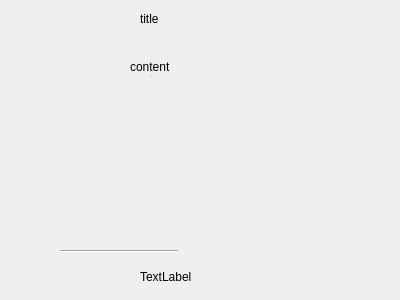
<?xml version="1.0" encoding="UTF-8"?>
<ui version="4.0">
 <class>CSingleDevAdrTblWid</class>
 <widget class="QWidget" name="CSingleDevAdrTblWid">
  <property name="geometry">
   <rect>
    <x>0</x>
    <y>0</y>
    <width>400</width>
    <height>300</height>
   </rect>
  </property>
  <property name="windowTitle">
   <string>Form</string>
  </property>
  <widget class="QLabel" name="label_title">
   <property name="geometry">
    <rect>
     <x>140</x>
     <y>10</y>
     <width>67</width>
     <height>17</height>
    </rect>
   </property>
   <property name="text">
    <string>title</string>
   </property>
  </widget>
  <widget class="QLabel" name="label_content">
   <property name="geometry">
    <rect>
     <x>130</x>
     <y>60</y>
     <width>67</width>
     <height>17</height>
    </rect>
   </property>
   <property name="text">
    <string>content
next</string>
   </property>
   <property name="alignment">
    <set>Qt::AlignLeading|Qt::AlignLeft|Qt::AlignTop</set>
   </property>
  </widget>
  <widget class="Line" name="line">
   <property name="geometry">
    <rect>
     <x>60</x>
     <y>250</y>
     <width>118</width>
     <height>3</height>
    </rect>
   </property>
   <property name="orientation">
    <enum>Qt::Horizontal</enum>
   </property>
  </widget>
  <widget class="QLabel" name="label_pageinfo">
   <property name="geometry">
    <rect>
     <x>140</x>
     <y>270</y>
     <width>67</width>
     <height>17</height>
    </rect>
   </property>
   <property name="text">
    <string>TextLabel</string>
   </property>
   <property name="alignment">
    <set>Qt::AlignLeading|Qt::AlignLeft|Qt::AlignTop</set>
   </property>
  </widget>
 </widget>
 <resources/>
 <connections/>
</ui>
